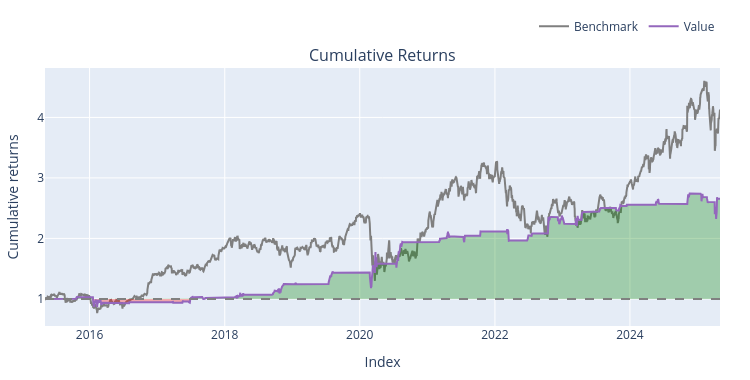

The cell this chart's notebook holds for it:
### Markdown cell above
### JPMORGAN vs Bank of America

### Code cell
pairs = ["JPM", "BAC"]
df3 = yf.download(pairs, start="2015-05-05", end="2025-05-05", progress=False)

try:
  stock_a = df3["Close"]["JPM"]
  stock_b = df3["Close"]["BAC"]
except (KeyError, TypeError):
  stock_a = df3.xs("Close", level=0, axis=1)["JPM"]
  stock_b = df3.xs("Close", level=0, axis=1)["BAC"]

price_data = pd.DataFrame({"JPM": stock_a, "BAC": stock_b}).dropna()
s_a = price_data["JPM"]
s_b = price_data["BAC"]


delta = 1e-3
trans_cov = delta / (1 - delta) * np.eye(2)
obs_mat = np.vstack([s_b.values, np.ones(len(s_b))]).T[:, np.newaxis, :]

kf = KalmanFilter(
    n_dim_obs=1,
    n_dim_state=2,
    initial_state_mean=[0, 0],
    initial_state_covariance=np.ones((2, 2)),
    transition_matrices=np.eye(2),
    observation_matrices=obs_mat,
    observation_covariance=1.0,
    transition_covariance=trans_cov,
)

state_means, _ = kf.filter(s_a.values)
beta = state_means[:, 0]
alpha = state_means[:, 1]


spread = s_a - (beta * s_b + alpha)
spread_series = pd.Series(spread, index=s_a.index)

window = 60  
rolling_mean = spread_series.rolling(window=window).mean()
rolling_std = spread_series.rolling(window=window).std()
zscore = (spread_series - rolling_mean) / rolling_std

entry_threshold = 2.5
stop_loss_threshold = 4.0


long_spread = zscore < -entry_threshold
short_spread = zscore > entry_threshold
exit_cond = (zscore.abs() <= 0.2) | (zscore.abs() >= stop_loss_threshold)

entries = pd.DataFrame({"JPM": long_spread, "BAC": short_spread}, index=s_a.index)

short_entries = pd.DataFrame(
    {"JPM": short_spread, "BAC": long_spread}, index=s_a.index
)

exits = pd.DataFrame({"JPM": exit_cond, "BAC": exit_cond}, index=s_a.index)

short_exits = pd.DataFrame({"JPM": exit_cond, "BAC": exit_cond}, index=s_a.index)

# 5. Multi-Asset Vectorbt Portfolio Simulation
backtest = vbt.Portfolio.from_signals(
    close=price_data,
    entries=entries,
    exits=exits,
    short_entries=short_entries,
    short_exits=short_exits,
    init_cash=100000.0,
    fees=0.0002, 
    cash_sharing=True,
    group_by=True,
    freq="1D",
)

print(backtest.stats())
backtest.plot().show()

### Figure 1 — Plotly figure (JSON) as saved in the notebook; plotly's stock layout.template omitted (floating-point values rounded to 4 significant figures; data arrays with more than 128 entries replaced by an {"elided": "..."} marker saying what was removed)
{"data": [{"legendgroup": "0", "line": {"color": "#7f7f7f"}, "name": "Benchmark", "showlegend": true, "type": "scatter", "uid": "a042a632-304a-4da1-b7e3-5631b75711fc", "x": {"elided": "2515 str values"}, "xaxis": "x", "y": {"elided": "2515 float values"}, "yaxis": "y"}, {"hoverinfo": "skip", "legendgroup": "1", "line": {"color": "rgba(0, 0, 0, 0)", "width": 0}, "opacity": 0, "showlegend": false, "type": "scatter", "uid": "e84d9e8a-a678-4fb5-961f-5ece0e3f7159", "x": {"elided": "2515 str values"}, "xaxis": "x", "y": {"elided": "2515 int values"}, "yaxis": "y"}, {"connectgaps": false, "fill": "tonexty", "fillcolor": "rgba(0, 128, 0, 0.3)", "hoverinfo": "skip", "legendgroup": "1", "line": {"color": "rgba(0, 0, 0, 0)", "width": 0}, "opacity": 0, "showlegend": false, "type": "scatter", "uid": "323c5122-2cd7-448b-ae25-2fd6cf93493a", "x": {"elided": "2515 str values"}, "xaxis": "x", "y": {"elided": "2515 float values"}, "yaxis": "y"}, {"hoverinfo": "skip", "legendgroup": "1", "line": {"color": "rgba(0, 0, 0, 0)", "width": 0}, "opacity": 0, "showlegend": false, "type": "scatter", "uid": "7fb7914f-0583-41d1-b8ca-a187a77613d8", "x": {"elided": "2515 str values"}, "xaxis": "x", "y": {"elided": "2515 int values"}, "yaxis": "y"}, {"connectgaps": false, "fill": "tonexty", "fillcolor": "rgba(255, 0, 0, 0.3)", "hoverinfo": "skip", "legendgroup": "1", "line": {"color": "rgba(0, 0, 0, 0)", "width": 0}, "opacity": 0, "showlegend": false, "type": "scatter", "uid": "a42585be-a89f-4546-907c-335021687c8d", "x": {"elided": "2515 str values"}, "xaxis": "x", "y": {"elided": "2515 float values"}, "yaxis": "y"}, {"legendgroup": "2", "line": {"color": "#9467bd"}, "name": "Value", "showlegend": true, "type": "scatter", "uid": "c7bad504-6aa2-4a5e-aca6-fc3b177eab09", "x": {"elided": "2515 str values"}, "xaxis": "x", "y": {"elided": "2515 float values"}, "yaxis": "y"}, {"hoverinfo": "skip", "legendgroup": "1", "line": {"color": "rgba(0, 0, 0, 0)", "width": 0}, "opacity": 0, "showlegend": false, "type": "scatter", "uid": "84890d1c-8a69-4356-b05b-2db6c2f282c5", "x": {"elided": "2515 str values"}, "xaxis": "x", "y": {"elided": "2515 int values"}, "yaxis": "y"}], "layout": {"annotations": [{"font": {"size": 16}, "showarrow": false, "text": "Cumulative Returns", "x": 0.5, "xanchor": "center", "xref": "paper", "y": 1, "yanchor": "bottom", "yref": "paper"}], "height": 380, "legend": {"orientation": "h", "traceorder": "normal", "x": 1, "xanchor": "right", "y": 1.105, "yanchor": "bottom"}, "margin": {"b": 30, "l": 30, "r": 30, "t": 30}, "shapes": [{"line": {"color": "gray", "dash": "dash"}, "type": "line", "x0": 0, "x1": 1, "xref": "paper", "y0": 1, "y1": 1, "yref": "y"}], "showlegend": true, "width": 750, "xaxis": {"anchor": "y", "domain": [0, 1], "title": {"text": "Index"}}, "yaxis": {"anchor": "x", "domain": [0, 1], "title": {"text": "Cumulative returns"}}}}
